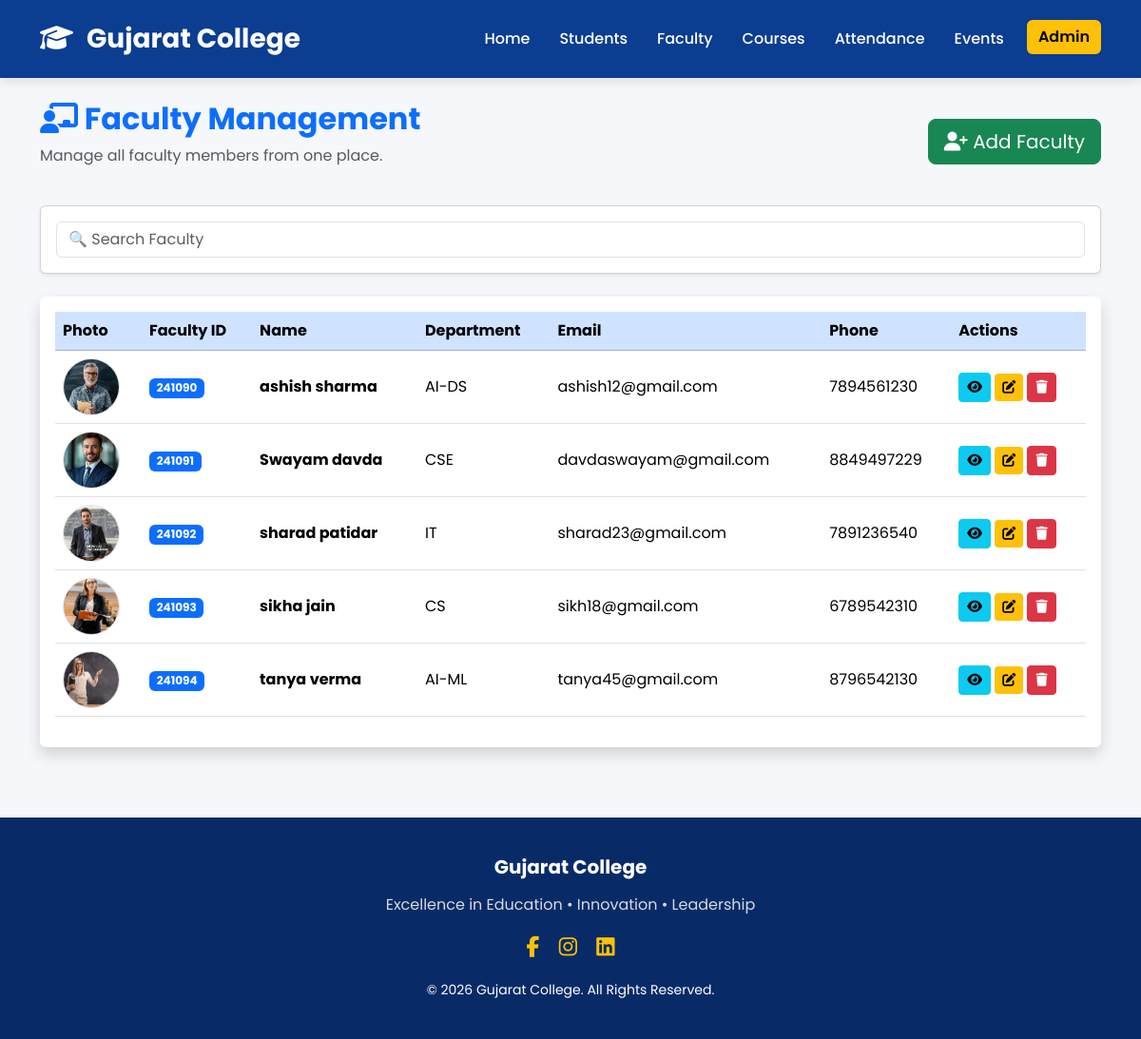
The page /faculty/ (signed in) on the database its author committed.
### faculty/models.py (models this page shows, shortened)
class Faculty(models.Model):
    GENDER_CHOICES = (
        ("Male", "Male"),
        ("Female", "Female"),
        ("Other", "Other"),
    )
    faculty_id = models.CharField(
        max_length=20,
        unique=True
    )
    first_name = models.CharField(
        max_length=100
    )
    last_name = models.CharField(
        max_length=100
    )
    email = models.EmailField(
        unique=True
    )
    phone = models.CharField(
        max_length=15
    )
    gender = models.CharField(
        max_length=10,
        choices=GENDER_CHOICES
    )
    qualification = models.CharField(
        max_length=100
    )
    department = models.CharField(
        max_length=100
    )
    experience = models.PositiveIntegerField()
    joining_date = models.DateField()
    salary = models.DecimalField(
        max_digits=10,
        decimal_places=2
    )
    photo = models.ImageField(
        upload_to="faculty/",
        blank=True,
        null=True
    )
    address = models.TextField()
    created_at = models.DateTimeField(
        auto_now_add=True
    )
    updated_at = models.DateTimeField(
        auto_now=True
    )
    class Meta:
        ordering = ["faculty_id"]

### faculty/views.py (the view)
@login_required(login_url="login")
def faculty_list(request):
    faculty = Faculty.objects.all()
    return render(
        request,
        "faculty/faculty_list.html",
        {"faculty": faculty}
    )

### templates/faculty/faculty_list.html (shortened to what this page needs)
{% extends 'base.html' %}
{% block content %}
<div class="container py-4">
    <div class="d-flex justify-content-between align-items-center mb-4">
        <div>
            <h2 class="fw-bold text-primary">
                <i class="fas fa-chalkboard-teacher"></i>
                Faculty Management
            </h2>
            <p class="text-muted">
                Manage all faculty members from one place.
            </p>
        </div>
        <a href="{% url 'add_faculty' %}" class="btn btn-success btn-lg">
            <i class="fas fa-user-plus"></i>
            Add Faculty
        </a>
    </div>
    <div class="card shadow-sm mb-4">
        <div class="card-body">
            <input type="text"
                   class="form-control"
                   id="facultySearch"
                   placeholder="🔍 Search Faculty">
        </div>
    </div>
    <div class="card shadow border-0">
        <div class="card-body">
            <div class="table-responsive">
                <table class="table table-hover align-middle"
                       id="facultyTable">
                    <thead class="table-primary">
                        <tr>
                            <th>Photo</th>
                            <th>Faculty ID</th>
                            <th>Name</th>
                            <th>Department</th>
                            <th>Email</th>
                            <th>Phone</th>
                            <th>Actions</th>
                        </tr>
                    </thead>
                    <tbody>
                        {% for faculty in faculty %}
                        <tr>
                            <td>
                                {% if faculty.photo %}
                                <img src="{{ faculty.photo.url }}"
                                     width="60"
                                     height="60"
                                     class="rounded-circle border"
                                     style="object-fit:cover;">
                                {% else %}
                                <img src="https://ui-avatars.com/api/?name={{ faculty.first_name }}+{{ faculty.last_name }}&background=0D6EFD&color=fff"
                                     width="60"
                                     class="rounded-circle">
                                {% endif %}
                            </td>
                            <td>
                                <span class="badge bg-primary">
                                    {{ faculty.faculty_id }}
                                </span>
                            </td>
                            <td>
                                <strong>
                                    {{ faculty.first_name }}
                                    {{ faculty.last_name }}
                                </strong>
                            </td>
                            <td>
                                {{ faculty.department }}
                            </td>
                            <td>
                                {{ faculty.email }}
                            </td>
                            <td>
                                {{ faculty.phone }}
                            </td>
                            <td>
                                <a href="{% url 'faculty_detail' faculty.id %}"
                                   class="btn btn-info btn-sm">
                                    <i class="fas fa-eye"></i>
                                </a>
                                <a href="{% url 'edit_faculty' faculty.id %}"
                                   class="btn btn-warning btn-sm">
                                    <i class="fas fa-edit"></i>
                                </a>
                                <a href="{% url 'delete_faculty' faculty.id %}"
                                   class="btn btn-danger btn-sm">
                                    <i class="fas fa-trash"></i>
                                </a>
                            </td>
                        </tr>
                        {% empty %}
                        <tr>
                            <td colspan="7" class="text-center py-5">
                                <h4>No Faculty Records Found</h4>
                            </td>
                        </tr>
                        {% endfor %}
                    </tbody>
                </table>
            </div>
        </div>
    </div>
</div>
{% endblock %}

### static/css/style.css (style rules this page uses)
* { margin:0; padding:0; box-sizing:border-box; font-family:'Poppins',sans-serif; }
body { background:#f5f7fa; color:#333; }
.btn-warning { background:#ffc107; border:none; color:#000; font-weight:600; }

### rows shown on the page
Faculty: photo (picture), faculty_id "241090", first_name "ashish", last_name "sharma", department "AI-DS", email "ashish12@gmail.com", phone "7894561230"
Faculty: photo (picture), faculty_id "241091", first_name "Swayam", last_name "davda", department "CSE", email "davdaswayam@gmail.com", phone "8849497229"
Faculty: photo (picture), faculty_id "241092", first_name "sharad", last_name "patidar", department "IT", email "sharad23@gmail.com", phone "7891236540"
Faculty: photo (picture), faculty_id "241093", first_name "sikha", last_name "jain", department "CS", email "sikh18@gmail.com", phone "6789542310"
Faculty: photo (picture), faculty_id "241094", first_name "tanya", last_name "verma", department "AI-ML", email "tanya45@gmail.com", phone "8796542130"
